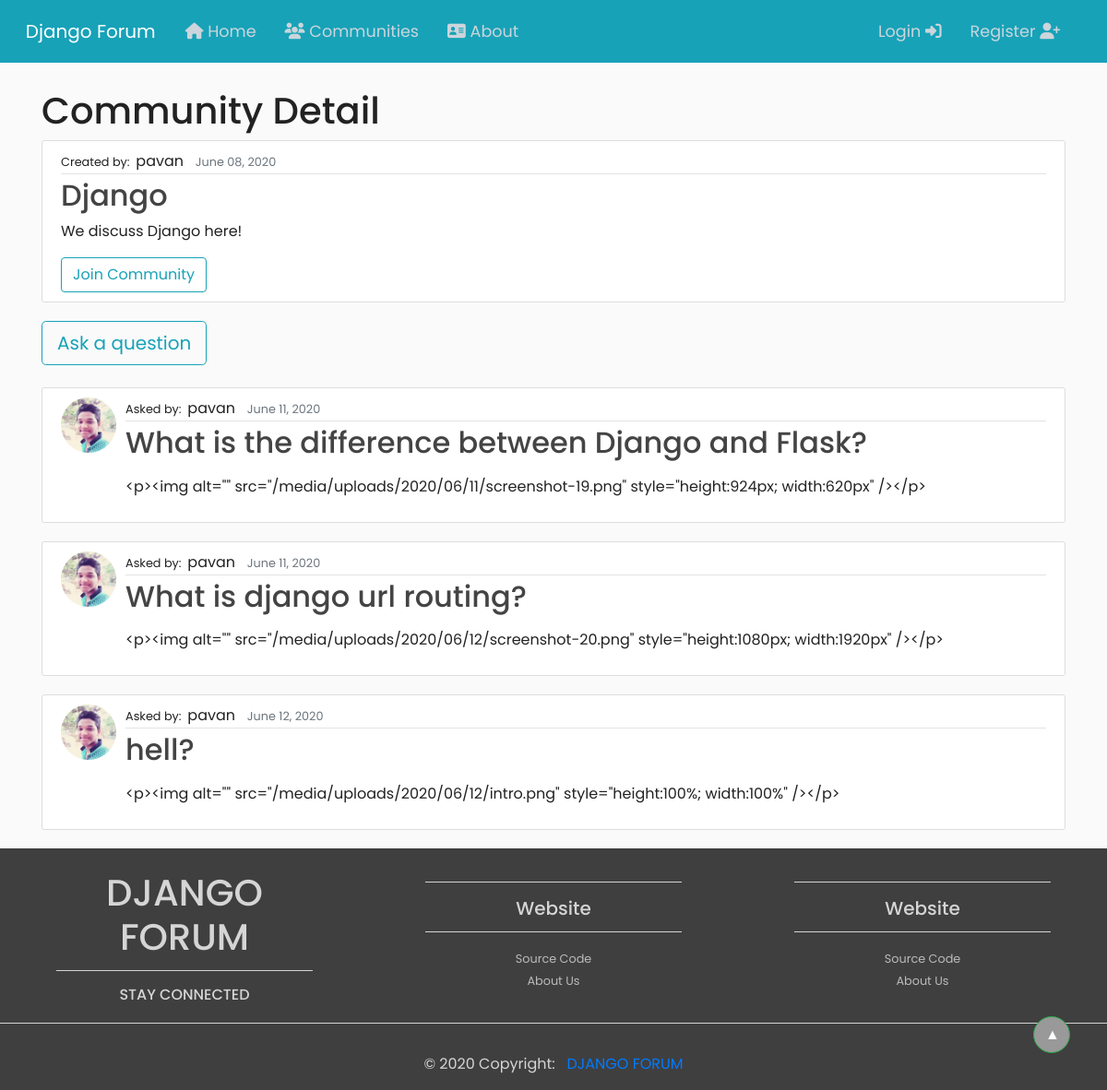
Screenshot of /community/10 with the database file from the repository.
### forum/models.py (models this page shows, shortened)
class Community(models.Model):
    name = models.CharField(max_length = 200, null=True, unique=True)
    desc = models.TextField()
    username = models.ForeignKey(User, verbose_name="Maker of the Community", null=True, on_delete= models.CASCADE)
    date_created = models.DateTimeField(default=timezone.now)
    date_updated = models.DateTimeField(auto_now=True)
    image = models.ImageField(default='default.jpg', upload_to='profile_pics')

class Question(models.Model):
    title = models.CharField(max_length=200, null=True, unique=True)
    desc = RichTextUploadingField(null=True)
    date_asked = models.DateTimeField(default=timezone.now)
    date_updated = models.DateTimeField(auto_now=True)
    username = models.ForeignKey(User, verbose_name="Questioned by", on_delete=models.CASCADE)
    community = models.ForeignKey(Community, on_delete=models.CASCADE)
    is_reported = models.BooleanField(default=False)
    tags = models.ManyToManyField(Tag, blank=True)
    add_new_tag = models.CharField(max_length=200, null=True, blank=True, unique=True)

### users/models.py (models this page shows, shortened)
class Profile(models.Model):
	user = models.OneToOneField(User, on_delete=models.CASCADE)
	image = models.ImageField(default='default.jpg', upload_to='profile_pics')

### forum/views.py (the view, shortened to what this page needs)
# urls.py: path('community/<str:pk>', views.community_detail, name='community_detail'),
def community_detail(request, pk):
	community = Community.objects.get(id=pk)
	questions = Question.objects.filter(community=community)
	no_of_questions = questions.count()
	context = {
		'title': community.name,
		'no_of_questions': no_of_questions,
		'community': community,
		'questions': questions,
	}
	return render(request, 'forum/community_detail.html', context)

### forum/templates/forum/community_detail.html (shortened to what this page needs)
{% extends 'forum/base.html' %}
{% block content %}
<h1>Community Detail</h1>
<form method="POST">
	<article class="media content-section md-5">
		<div class="media-body">
			<div class="article-metadata">
				<small>Created by:&nbsp;&nbsp;</small>{{ community.username }}&nbsp;&nbsp;
				<small class="text-muted">{{ community.date_created|date:"F d, Y" }}</small>
			</div>
			<h2 class="article-title">{{ community.name }}</h2>
			<p class="article-content">{{ community.desc }}</p>
			<button class="btn btn-outline-info" type="submit">Join Community</button>
		</div>
	</article>
</form>
<a class="btn btn-lg btn-outline-info mb-4" href="{% url 'login_question' community.id %}">Ask a question</a>
{% if questions %}
	{% for question in questions %}
		<article class="media content-section md-5">
			<img class="rounded-circle article-img" src="{{ question.username.profile.image.url }}">
			<div class="media-body">
				<div class="article-metadata">
					<small>Asked by:&nbsp;&nbsp;</small>{{ question.username }}&nbsp;&nbsp;
					<small class="text-muted">{{ question.date_asked|date:"F d, Y" }}</small>
				</div>
				<a href="{% url 'question_detail' question.id %}"><h2 class="article-title">{{ question.title }}</h2></a>
				<p class="article-content"><div class="content-markdown">{{ question.desc|truncatechars_html:50 }}</div></p>
			</div>
		</article>
	{% endfor %}
{% else %}
	<h5>No questions yet!</h5><br>
{% endif %}
{% endblock content %}

### forum/static/forum/base.css (style rules this page uses)
html, body { background: #fafafa; margin-top: 3rem; font-family: 'Poppins', sans-serif; color: #222; }
.content-section { background: #ffffff; padding: 10px 20px; border: 1px solid #dddddd; border-radius: 3px; margin-bottom: 20px; }
.article-title { color: #444444; }
.article-content { white-space: pre-line; }
.article-img { height: 60px; width: 60px; margin-right: 10px; }
.article-metadata { padding-bottom: 1px; margin-bottom: 4px; border-bottom: 1px solid #e3e3e3 }

### rows the page displays
Community: username "pavan", date_created "June 08, 2020", name "Django", desc "We discuss Django here!"
Question: username.profile.image (picture), username "pavan", date_asked "June 11, 2020", title "What is the difference between Django and Flask?", desc "<p><img alt=\"\" src=\"/media/uploads/2020/06/11/screenshot-19.png\" style=\"height:924px; width:620px\" /></p>"
Question: username.profile.image (picture), username "pavan", date_asked "June 11, 2020", title "What is django url routing?", desc "<p><img alt=\"\" src=\"/media/uploads/2020/06/12/screenshot-20.png\" style=\"height:1080px; width:1920px\" /></p>"
Question: username.profile.image (picture), username "pavan", date_asked "June 12, 2020", title "hell?", desc "<p><img alt=\"\" src=\"/media/uploads/2020/06/12/intro.png\" style=\"height:100%; width:100%\" /></p>"
